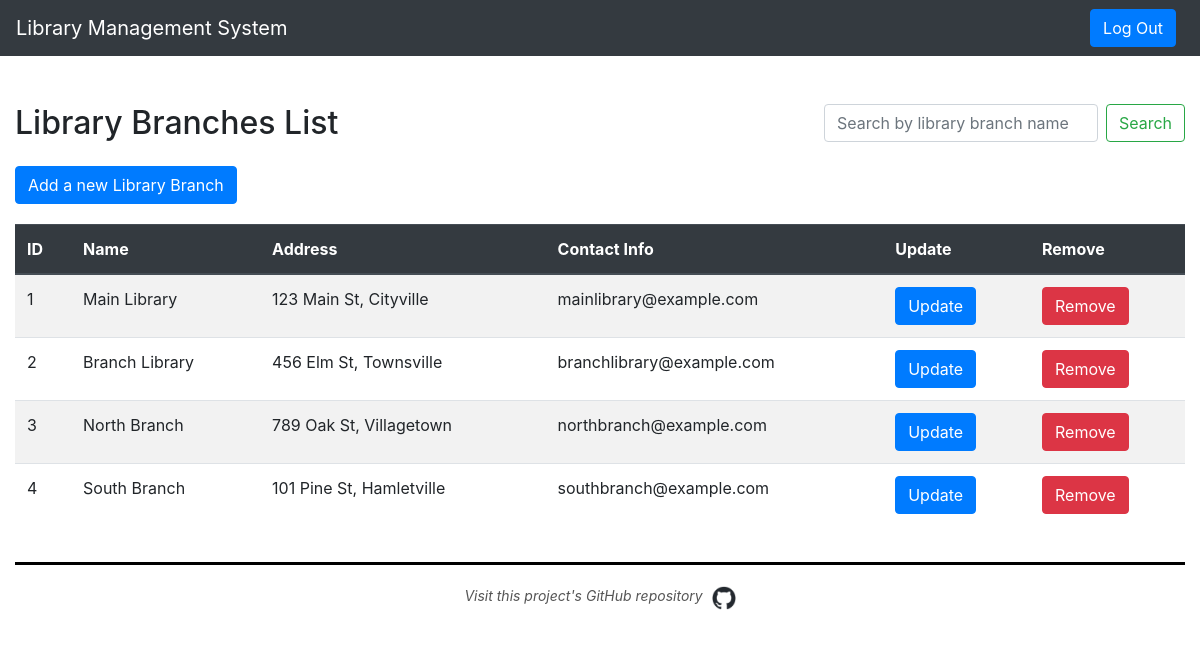
Page /library_branches/library_branch_search.php (signed in) on the committed database.
### tables this page shows
CREATE TABLE `library_branches` (
  `branch_id` int(11) NOT NULL,
  `name` varchar(255) NOT NULL,
  `address` varchar(255) DEFAULT NULL,
  `contact_info` varchar(255) DEFAULT NULL
);

### library_branches/update_remove_modals.php (the view, shortened to what this page needs)
<?php
$result = $conn->query($sql);
if ($result->num_rows > 0) {
    while($row = $result->fetch_assoc()) {
        echo "<tr>";
        echo "<td>".$row["branch_id"]."</td>";
        echo "<td>".$row["name"]."</td>";
        echo "<td>".$row["address"]."</td>";
        echo "<td>".$row["contact_info"]."</td>";
        echo "<td><button type='button' class='btn btn-primary' data-toggle='modal' data-target='#updateLibraryBranchModal".$row["branch_id"]."'>Update</button></td>";
        echo "<td><button type='button' class='btn btn-danger' data-toggle='modal' data-target='#removeLibraryBranchModal".$row["branch_id"]."'>Remove</button></td>";
        echo "</tr>";
    }
} else {
    echo "<tr><td colspan='9'>No librarybranchs found.</td></tr>";
}
?>

### rows in the picture
library_branches: branch_id "1", name "Main Library", address "123 Main St, Cityville", contact_info "mainlibrary@example.com"
library_branches: branch_id "2", name "Branch Library", address "456 Elm St, Townsville", contact_info "branchlibrary@example.com"
library_branches: branch_id "3", name "North Branch", address "789 Oak St, Villagetown", contact_info "northbranch@example.com"
library_branches: branch_id "4", name "South Branch", address "101 Pine St, Hamletville", contact_info "southbranch@example.com"
